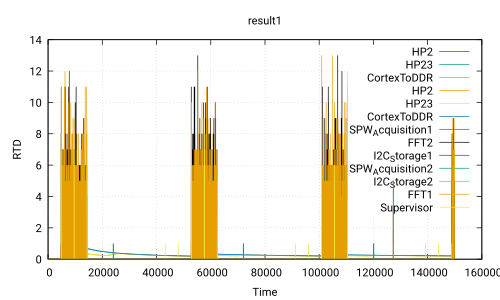

Generate this figure with gnuplot:
 set title 'result1'
 set ylabel 'RTD'
 set xlabel 'Time'
 set grid
 set term pdf
 set output 'Use_case_DoubleCamera_newValues.ATIPPIC.executable100.0_100.0.pdf'
 plot 'Use_case_DoubleCamera_newValues.ATIPPIC.executable100.0_100.0.csv' using 1:2 with lines title 'HP2','Use_case_DoubleCamera_newValues.ATIPPIC.executable100.0_100.0.csv' using 1:3 with lines title 'HP23','Use_case_DoubleCamera_newValues.ATIPPIC.executable100.0_100.0.csv' using 1:4 with lines title 'CortexToDDR','Use_case_DoubleCamera_newValues.ATIPPIC.executable100.0_100.0.csv' using 1:5 with lines title 'HP2','Use_case_DoubleCamera_newValues.ATIPPIC.executable100.0_100.0.csv' using 1:6 with lines title 'HP23','Use_case_DoubleCamera_newValues.ATIPPIC.executable100.0_100.0.csv' using 1:7 with lines title 'CortexToDDR','Use_case_DoubleCamera_newValues.ATIPPIC.executable100.0_100.0.csv' using 1:8 with lines title 'SPW_Acquisition1','Use_case_DoubleCamera_newValues.ATIPPIC.executable100.0_100.0.csv' using 1:9 with lines title 'FFT2','Use_case_DoubleCamera_newValues.ATIPPIC.executable100.0_100.0.csv' using 1:10 with lines title 'I2C_Storage1','Use_case_DoubleCamera_newValues.ATIPPIC.executable100.0_100.0.csv' using 1:11 with lines title 'SPW_Acquisition2','Use_case_DoubleCamera_newValues.ATIPPIC.executable100.0_100.0.csv' using 1:12 with lines title 'I2C_Storage2','Use_case_DoubleCamera_newValues.ATIPPIC.executable100.0_100.0.csv' using 1:13 with lines title 'FFT1','Use_case_DoubleCamera_newValues.ATIPPIC.executable100.0_100.0.csv' using 1:14 with lines title 'Supervisor'
